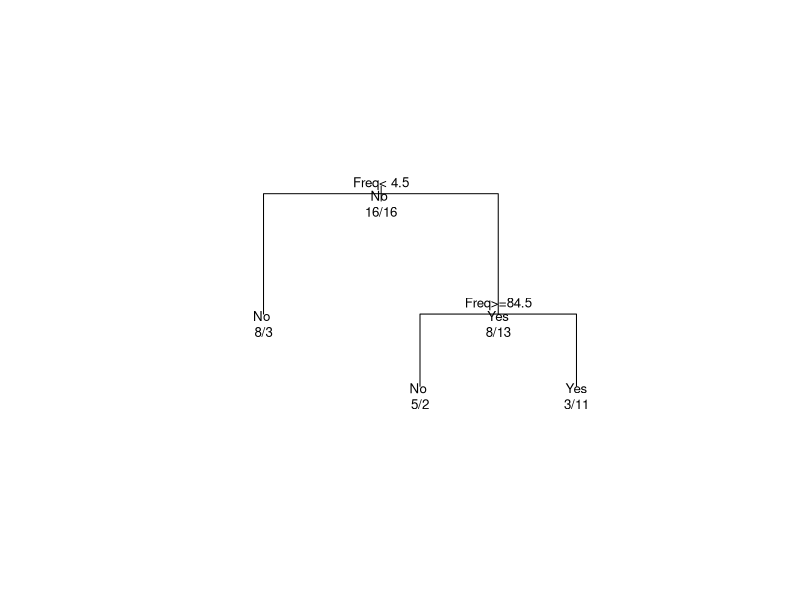

R code for this plot: (Note: this script raises an error after producing the figure.)
require(rpart)
Titan_rpart = rpart(Survived ~., data= Titanic)
Titan_rpart 
plot(Titan_rpart,margin = 0.5)
text(Titan_rpart,use.n=TRUE, all=TRUE, cex=.8)

tree_Titan<-ctree(Survived ~., data=Titanic)
plot(tree_Titan)

titan_h = hclust(dist(as.matrix(Titanic)))
titan_h
plot(titan_h)
